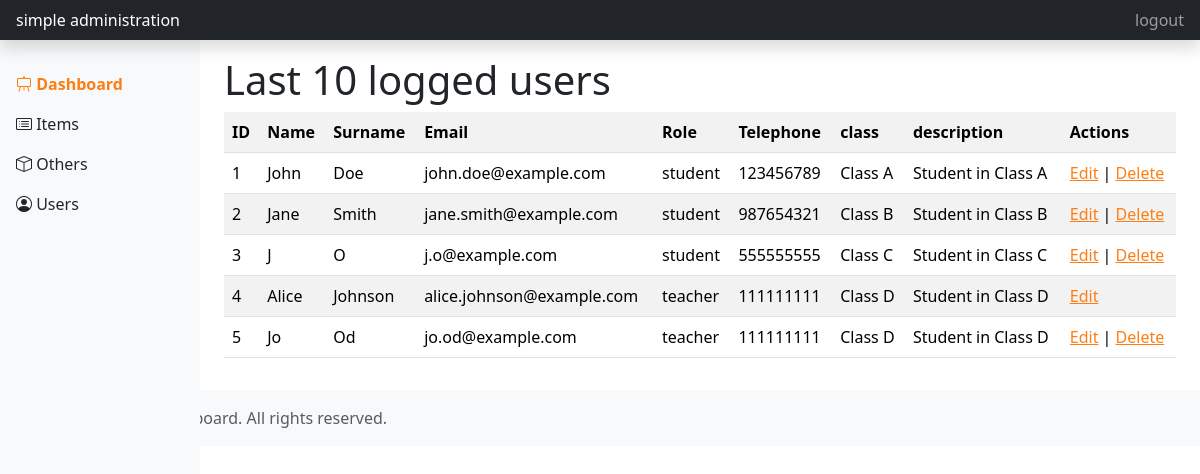
The app's page /dashboard?page=dashboard (signed in) with its own data.
### tables this page shows
create table if not exists users(
    id int auto_increment primary key,
    jmeno varchar(255) not null,
    surname varchar(255) not null,
    email varchar(255) not null unique,
    password varchar(255) not null,
    phone_number varchar(20) not null,
    class varchar(100) not null,
    description text not null,
    role enum('student', 'teacher') not null default 'student',
    last_login TIMESTAMP NULL DEFAULT NULL default NOW()
);

### controllers/BaseController.php (called while the page is built, shortened)
<?php
class BaseController {
    protected function renderView($nazevSablony, $data = []) {
        extract($data);
        require __DIR__ . '/../views/layout/header.php';
        require __DIR__ . '/../views/layout/navigation.php';
        require __DIR__ . '/../views/' . $nazevSablony . '.php';
        require __DIR__ . '/../views/layout/footer.php';
    }
}

### controllers/UserController.php (called while the page is built, shortened)
<?php
class UserController extends BaseController {
    private $userModel;
    public function __construct(PDO $pdo) {
        $this->userModel = new UserModel($pdo);
    }
    public function dashboard() {
        $users = $this->userModel->getLastLogged();
        $this->renderView('pages/dashboard', ['page' => 'dashboard', 'users' => $users]);
    }
}

### models/BaseModel.php (called while the page is built, shortened)
<?php
abstract class BaseModel {
    public function __construct(PDO $pdo) {
        $this->pdo = $pdo;
    }
}

### models/UserModel.php (called while the page is built, shortened)
<?php
class UserModel extends BaseModel {
    public function getLastLogged() {
        $stmt = $this->pdo->prepare("SELECT * FROM users ORDER BY last_login DESC LIMIT 10");
        $stmt->execute();
        $users = $stmt->fetchAll(PDO::FETCH_ASSOC);
        return $users;
    }
}

### partials/user_table.php (the view)
<table class="table table-striped">
    <tr>
        <th>ID</th>
        <th>Name</th>
        <th>Surname</th>
        <th>Email</th>
        <th>Role</th>
        <th>Telephone</th>
        <th>class</th>
        <th>description</th>
        <th>Actions</th>
    </tr>
    <?php foreach ($users as $user): ?>
    <tr>
        <td><?php echo htmlspecialchars($user['id']); ?></td>
        <td><?php echo htmlspecialchars($user['jmeno']); ?></td>
        <td><?php echo htmlspecialchars($user['surname']); ?></td>
        <td><?php echo htmlspecialchars($user['email']); ?></td>
        <td><?php echo htmlspecialchars($user['role']); ?></td>
        <td><?php echo htmlspecialchars($user['phone_number']); ?></td>
        <td><?php echo htmlspecialchars($user['class']); ?></td>
        <td><?php echo htmlspecialchars($user['description']); ?></td>
        <td>
        <?php if ($user['id'] == $_SESSION['user_id']): ?>
            <a href="users/modify?id=<?php echo $user['id']; ?>">Edit</a>
        <?php elseif ($_SESSION['user_role'] === 'teacher'): ?>
            <a href="users/modify?id=<?php echo $user['id']; ?>">Edit</a> | <a href="users/delete?id=<?php echo $user['id']; ?>">Delete</a>
        <?php endif; ?>
        </td>
    </tr>
    <?php endforeach;
    unset($user); ?>
</table>

### index.php (shortened to what this page needs)
<?php
$dbConfig = require __DIR__ . '/config/db.php';
$dsn = sprintf(
    "mysql:host=%s;dbname=%s;charset=%s",
    $dbConfig['host'],
    $dbConfig['dbname'],
    $dbConfig['charset']
);
try {
    $pdo = new PDO($dsn, $dbConfig['user'], $dbConfig['password'], [
        PDO::ATTR_ERRMODE => PDO::ERRMODE_EXCEPTION,
        PDO::ATTR_DEFAULT_FETCH_MODE => PDO::FETCH_ASSOC
    ]);
} catch (PDOException $e) {
    die("Chyba databáze: " . $e->getMessage());
}
$url = parse_url($_SERVER['REQUEST_URI'], PHP_URL_PATH);
switch ($url) {
    case '/dashboard':
        $controller = new UserController($pdo);
        $controller->dashboard();
        break;
}
?>

### views/layout/header.php (shortened to what this page needs)
<!doctype html>
<html lang="en">
<head>
  <link rel="stylesheet" href="/bootstrap.min.css">
  <link rel="stylesheet" href="/bootstrap-icons.css">
</head>
<body>
  <header class="navbar navbar-dark sticky-top bg-dark flex-md-nowrap p-0 shadow">
    <a class="navbar-brand col-md-3 col-lg-2 me-0 px-3 fs-6" href="#">simple administration</a>
    <?php
    if (isset($_SESSION['user_id'])){ ?>
      <div class="navbar-nav">
        <div class="nav-item text-nowrap">
          <a class="nav-link px-3" href="/logout">logout</a>
        </div>
      </div>
    <?php } ?>
  </header>
  <div class="container-fluid">
    <div class="row">
      <main class="col-md-9 ms-sm-auto col-lg-10 px-md-4 pt-3 pb-3">

### views/layout/navigation.php
<nav id="sidebarMenu" class="col-md-3 col-lg-2 d-md-block bg-light sidebar collapse">
    <div class="position-sticky pt-3 sidebar-sticky">
    <ul class="nav flex-column">
        <li class="nav-item">
        <a href="dashboard?page=dashboard" class="nav-link link-dark <?php echo $page == 'dashboard' ? 'active text-primary fw-bold' : ''; ?>">
            <span class="icon">
            <i class="bi bi-easel"></i>
            </span>
            Dashboard
        </a>
        </li>
        <li>
        <a href="index.php?page=items" class="nav-link link-dark <?php echo $page == 'items' ? 'active text-primary fw-bold' : ''; ?>">
            <span class="icon">
            <i class="bi bi-card-list"></i>
            </span>
            Items
        </a>
        </li>
        <li>
        <a href="index.php?page=others" class="nav-link link-dark <?php echo $page == 'others' ? 'active text-primary fw-bold' : ''; ?>">
            <span class="icon">
            <i class="bi bi-box"></i>
            </span>
            Others
        </a>
        </li>
        <li>
        <a href="users?page=users" class="nav-link link-dark <?php echo $page == 'users' ? 'active text-primary fw-bold' : ''; ?>">
            <span class="icon">
            <i class="bi bi-person-circle"></i>
            </span>
            Users
        </a>
        </li>
    </ul>
    </div>
</nav>

### views/pages/dashboard.php
<section>
    <h1>Last 10 logged users</h1>
    <?php require __DIR__ . '/../../partials/user_table.php'; ?>
</section>

### views/layout/footer.php
            </main>
        </div>
    </div>
    <footer class="footer mt-auto py-3 bg-light">
        <div class="container">
            <span class="text-muted">© 2024 Simple Dashboard. All rights reserved.</span>
        </div>
    </footer>
</body>

### views/layout/header.php (style rules this page uses)
.sidebar { position: fixed; top: 0; left: 0; z-index: 100; padding: 48px 0 0; }
.sidebar-sticky { height: calc(100vh - 48px); overflow-x: hidden; overflow-y: auto; }

### records on screen
users: id "1", jmeno "John", surname "Doe", email "john.doe@example.com", role "student", phone_number "123456789", class "Class A", description "Student in Class A"
users: id "2", jmeno "Jane", surname "Smith", email "jane.smith@example.com", role "student", phone_number "987654321", class "Class B", description "Student in Class B"
users: id "3", jmeno "J", surname "O", email "j.o@example.com", role "student", phone_number "555555555", class "Class C", description "Student in Class C"
users: id "4", jmeno "Alice", surname "Johnson", email "alice.johnson@example.com", role "teacher", phone_number "111111111", class "Class D", description "Student in Class D"
users: id "5", jmeno "Jo", surname "Od", email "jo.od@example.com", role "teacher", phone_number "111111111", class "Class D", description "Student in Class D"
